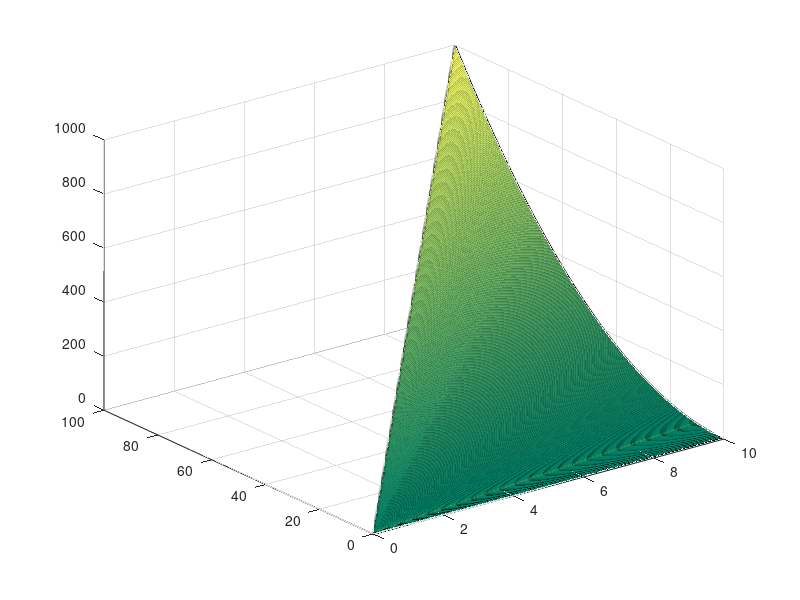

Here is the MATLAB script that generated this plot: (Note: this script raises an error after producing the figure.)
clc; close all; clear;

nfig = 0;

l = 0.1:0.001:10;

mu = 0.001:0.01:10;

s = 0;
for i = 1:length(l)
    if (l(i)==1)
        s = i;
    end
end

rho = zeros(length(mu), length(l));
alpha = zeros(length(mu), length(l));

[X,Y]=meshgrid(mu,l);
x = X;
y = X./Y;
z = X./(Y.^2);


nfig = nfig+1;
figure(nfig);
sl = surf(x,y,z);
hold on;
plot3(x(1,:),y(1,:), z(1,:), "-k", "LineWidth", 2);
plot3(x(length(l),:),y(length(l),:), z(length(l),:), "-k", "LineWidth", 2);
plot3(x(:,length(mu)),y(:,length(mu)), z(:,length(mu)), "-k", "LineWidth", 2);
plot3(x(s,:),y(s,:), z(s,:), "-", "LineWidth", 4, "Color", "#EDB120");

colormap summer
sl.EdgeColor = 'none';
hold off;
